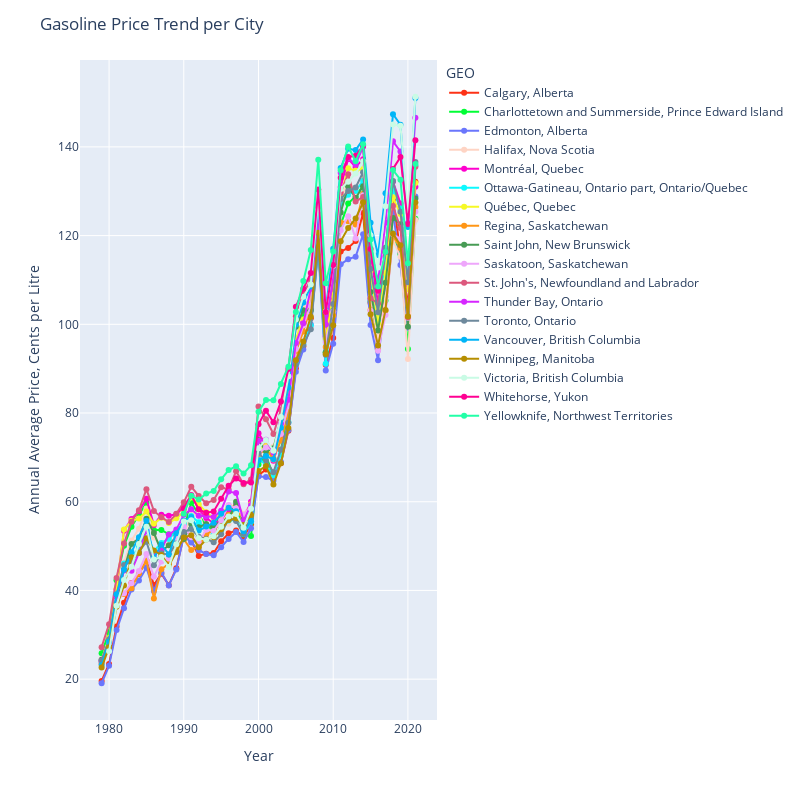

Notebook code for this chart:
### Code cell
from matplotlib.pyplot import figure

figure(figsize=(1, 6), dpi=80)

fig = px.line(price_bycity
                   ,x='Year', y = "Value", 
                   color = "GEO", color_discrete_sequence=px.colors.qualitative.Light24,
              width=800, height=800)

fig.update_traces(mode='markers+lines')
fig.update_layout(
    title="Gasoline Price Trend per City",
    xaxis_title="Year",
    yaxis_title="Annual Average Price, Cents per Litre")
fig.show()

### Figure 1 — Plotly figure (JSON) as saved in the notebook; plotly's stock layout.template omitted (floating-point values rounded to 4 significant figures)
{"data": [{"hovertemplate": "GEO=Calgary, Alberta<br>Year=%{x}<br>Value=%{y}<extra></extra>", "legendgroup": "Calgary, Alberta", "line": {"color": "#FD3216", "dash": "solid"}, "marker": {"symbol": "circle"}, "mode": "markers+lines", "name": "Calgary, Alberta", "orientation": "v", "showlegend": true, "type": "scatter", "x": [1979, 1980, 1981, 1982, 1983, 1984, 1985, 1986, 1987, 1988, 1989, 1990, 1991, 1992, 1993, 1994, 1995, 1996, 1997, 1998, 1999, 2000, 2001, 2002, 2003, 2004, 2005, 2006, 2007, 2008, 2009, 2010, 2011, 2012, 2013, 2014, 2015, 2016, 2017, 2018, 2019, 2020, 2021], "xaxis": "x", "y": [19.61, 23.42, 31.85, 37.24, 41.66, 43.71, 46.71, 41.22, 43.78, 41.19, 44.98, 52.32, 51.24, 47.79, 48.3, 48.45, 51.08, 52.9, 53.54, 52.03, 54.92, 65.96, 67.26, 65.93, 68.66, 76.03, 90.08, 95.03, 101.4, 118.2, 90.86, 96.91, 116.4, 117.2, 118.8, 125.1, 104.8, 96.62, 108.9, 128.1, 116.3, 104.0, 132.1], "yaxis": "y"}, {"hovertemplate": "GEO=Charlottetown and Summerside, Prince Edward Island<br>Year=%{x}<br>Value=%{y}<extra></extra>", "legendgroup": "Charlottetown and Summerside, Prince Edward Island", "line": {"color": "#00FE35", "dash": "solid"}, "marker": {"symbol": "circle"}, "mode": "markers+lines", "name": "Charlottetown and Summerside, Prince Edward Island", "orientation": "v", "showlegend": true, "type": "scatter", "x": [1979, 1980, 1981, 1982, 1983, 1984, 1985, 1986, 1987, 1988, 1989, 1990, 1991, 1992, 1993, 1994, 1995, 1996, 1997, 1998, 1999, 2000, 2001, 2002, 2003, 2004, 2005, 2006, 2007, 2008, 2009, 2010, 2011, 2012, 2013, 2014, 2015, 2016, 2017, 2018, 2019, 2020, 2021], "xaxis": "x", "y": [25.82, 30.64, 42.28, 50.07, 54.38, 57.18, 59.76, 53.62, 53.65, 52.65, 52.71, 53.86, 59.8, 57.14, 54.43, 53.81, 57.43, 57.82, 59.24, 52.6, 52.27, 68.41, 70.33, 65.95, 71.68, 80.09, 95.4, 101.8, 103.4, 120.1, 93.7, 102.7, 122.5, 127.2, 128.9, 131.3, 105.1, 95.99, 105.3, 120.5, 115.8, 94.42, 123.8], "yaxis": "y"}, {"hovertemplate": "GEO=Edmonton, Alberta<br>Year=%{x}<br>Value=%{y}<extra></extra>", "legendgroup": "Edmonton, Alberta", "line": {"color": "#6A76FC", "dash": "solid"}, "marker": {"symbol": "circle"}, "mode": "markers+lines", "name": "Edmonton, Alberta", "orientation": "v", "showlegend": true, "type": "scatter", "x": [1979, 1980, 1981, 1982, 1983, 1984, 1985, 1986, 1987, 1988, 1989, 1990, 1991, 1992, 1993, 1994, 1995, 1996, 1997, 1998, 1999, 2000, 2001, 2002, 2003, 2004, 2005, 2006, 2007, 2008, 2009, 2010, 2011, 2012, 2013, 2014, 2015, 2016, 2017, 2018, 2019, 2020, 2021], "xaxis": "x", "y": [19.08, 23.02, 31.06, 35.97, 40.2, 42.24, 45.13, 39.88, 44.05, 41.13, 44.75, 52.28, 50.83, 49.07, 48.22, 47.91, 49.76, 51.61, 53.19, 50.93, 54, 65.68, 65.57, 64.76, 68.96, 76.19, 89.28, 94.33, 99.94, 116.9, 89.61, 95.64, 113.5, 114.7, 115.2, 120.3, 99.82, 91.91, 106.2, 125.2, 113.4, 99.21, 128.8], "yaxis": "y"}, {"hovertemplate": "GEO=Halifax, Nova Scotia<br>Year=%{x}<br>Value=%{y}<extra></extra>", "legendgroup": "Halifax, Nova Scotia", "line": {"color": "#FED4C4", "dash": "solid"}, "marker": {"symbol": "circle"}, "mode": "markers+lines", "name": "Halifax, Nova Scotia", "orientation": "v", "showlegend": true, "type": "scatter", "x": [1979, 1980, 1981, 1982, 1983, 1984, 1985, 1986, 1987, 1988, 1989, 1990, 1991, 1992, 1993, 1994, 1995, 1996, 1997, 1998, 1999, 2000, 2001, 2002, 2003, 2004, 2005, 2006, 2007, 2008, 2009, 2010, 2011, 2012, 2013, 2014, 2015, 2016, 2017, 2018, 2019, 2020, 2021], "xaxis": "x", "y": [24.52, 28.86, 37.8, 46.38, 51.28, 53.93, 58.49, 51.92, 50.25, 50.32, 50.92, 52.39, 57.08, 57.42, 52.71, 52.76, 54.3, 55.02, 60.06, 57.21, 59.5, 75.25, 72.94, 72.37, 78.06, 86.41, 98.72, 103.8, 106.1, 121.9, 95.81, 106.6, 127.2, 132.7, 129.7, 132.8, 106.0, 96.61, 106.0, 118.9, 115.2, 92.2, 123.5], "yaxis": "y"}, {"hovertemplate": "GEO=Montréal, Quebec<br>Year=%{x}<br>Value=%{y}<extra></extra>", "legendgroup": "Montréal, Quebec", "line": {"color": "#FE00CE", "dash": "solid"}, "marker": {"symbol": "circle"}, "mode": "markers+lines", "name": "Montréal, Quebec", "orientation": "v", "showlegend": true, "type": "scatter", "x": [1979, 1980, 1981, 1982, 1983, 1984, 1985, 1986, 1987, 1988, 1989, 1990, 1991, 1992, 1993, 1994, 1995, 1996, 1997, 1998, 1999, 2000, 2001, 2002, 2003, 2004, 2005, 2006, 2007, 2008, 2009, 2010, 2011, 2012, 2013, 2014, 2015, 2016, 2017, 2018, 2019, 2020, 2021], "xaxis": "x", "y": [23.86, 28.98, 40.2, 53.48, 56.13, 57.88, 60.68, 54.76, 57.08, 56.83, 57.17, 58.87, 61.48, 58.35, 56.36, 55.1, 55.83, 58.26, 59.23, 56.23, 59.97, 75.46, 72.77, 69.23, 74.95, 83.26, 95.89, 100.4, 103.8, 124.8, 97.25, 107.6, 130.9, 137.2, 135.5, 137.2, 115.9, 104.8, 115.3, 132.2, 127.3, 108.3, 131.0], "yaxis": "y"}, {"hovertemplate": "GEO=Ottawa-Gatineau, Ontario part, Ontario/Quebec<br>Year=%{x}<br>Value=%{y}<extra></extra>", "legendgroup": "Ottawa-Gatineau, Ontario part, Ontario/Quebec", "line": {"color": "#0DF9FF", "dash": "solid"}, "marker": {"symbol": "circle"}, "mode": "markers+lines", "name": "Ottawa-Gatineau, Ontario part, Ontario/Quebec", "orientation": "v", "showlegend": true, "type": "scatter", "x": [1979, 1980, 1981, 1982, 1983, 1984, 1985, 1986, 1987, 1988, 1989, 1990, 1991, 1992, 1993, 1994, 1995, 1996, 1997, 1998, 1999, 2000, 2001, 2002, 2003, 2004, 2005, 2006, 2007, 2008, 2009, 2010, 2011, 2012, 2013, 2014, 2015, 2016, 2017, 2018, 2019, 2020, 2021], "xaxis": "x", "y": [23.95, 28.83, 38.71, 46.05, 46.69, 49.93, 53.38, 48.84, 50.72, 51.6, 53.24, 54.94, 56.76, 55.37, 53.96, 52.76, 53.56, 55.77, 55.87, 52.7, 55.56, 69.79, 68.31, 65.96, 70.74, 77.93, 91.13, 95.47, 99.75, 117.5, 91.11, 103.6, 127.2, 129.2, 130.1, 132.4, 110.1, 100.8, 114.9, 130.3, 126.1, 109.6, 135.8], "yaxis": "y"}, {"hovertemplate": "GEO=Québec, Quebec<br>Year=%{x}<br>Value=%{y}<extra></extra>", "legendgroup": "Québec, Quebec", "line": {"color": "#F6F926", "dash": "solid"}, "marker": {"symbol": "circle"}, "mode": "markers+lines", "name": "Québec, Quebec", "orientation": "v", "showlegend": true, "type": "scatter", "x": [1979, 1980, 1981, 1982, 1983, 1984, 1985, 1986, 1987, 1988, 1989, 1990, 1991, 1992, 1993, 1994, 1995, 1996, 1997, 1998, 1999, 2000, 2001, 2002, 2003, 2004, 2005, 2006, 2007, 2008, 2009, 2010, 2011, 2012, 2013, 2014, 2015, 2016, 2017, 2018, 2019, 2020, 2021], "xaxis": "x", "y": [24.09, 29.27, 40.46, 53.73, 55.69, 56.2, 57.82, 55.01, 56.41, 55.23, 56.26, 57.75, 60.95, 59.43, 57.64, 56.33, 57.2, 59.12, 58.82, 55.7, 59.44, 71.89, 72.58, 69.54, 75.42, 83.78, 96.66, 101.1, 104.6, 124.5, 96.72, 106.6, 129, 135.2, 134.7, 135.0, 112.1, 100.2, 111.6, 128.6, 124.8, 107.9, 131.9], "yaxis": "y"}, {"hovertemplate": "GEO=Regina, Saskatchewan<br>Year=%{x}<br>Value=%{y}<extra></extra>", "legendgroup": "Regina, Saskatchewan", "line": {"color": "#FF9616", "dash": "solid"}, "marker": {"symbol": "circle"}, "mode": "markers+lines", "name": "Regina, Saskatchewan", "orientation": "v", "showlegend": true, "type": "scatter", "x": [1979, 1980, 1981, 1982, 1983, 1984, 1985, 1986, 1987, 1988, 1989, 1990, 1991, 1992, 1993, 1994, 1995, 1996, 1997, 1998, 1999, 2000, 2001, 2002, 2003, 2004, 2005, 2006, 2007, 2008, 2009, 2010, 2011, 2012, 2013, 2014, 2015, 2016, 2017, 2018, 2019, 2020, 2021], "xaxis": "x", "y": [23.47, 27.88, 38.04, 39.2, 40.48, 43.85, 46.72, 38.2, 44.78, 46.02, 49.5, 51.56, 49.13, 49.9, 52.6, 53.73, 54.95, 57.05, 58, 56.1, 59.16, 70.68, 71.83, 69.75, 73.8, 80.01, 93.92, 98.39, 103.9, 121.9, 94.91, 102.0, 123.0, 123.3, 122.5, 129.4, 103.2, 94.21, 103.1, 119.9, 117.2, 101.8, 126.4], "yaxis": "y"}, {"hovertemplate": "GEO=Saint John, New Brunswick<br>Year=%{x}<br>Value=%{y}<extra></extra>", "legendgroup": "Saint John, New Brunswick", "line": {"color": "#479B55", "dash": "solid"}, "marker": {"symbol": "circle"}, "mode": "markers+lines", "name": "Saint John, New Brunswick", "orientation": "v", "showlegend": true, "type": "scatter", "x": [1979, 1980, 1981, 1982, 1983, 1984, 1985, 1986, 1987, 1988, 1989, 1990, 1991, 1992, 1993, 1994, 1995, 1996, 1997, 1998, 1999, 2000, 2001, 2002, 2003, 2004, 2005, 2006, 2007, 2008, 2009, 2010, 2011, 2012, 2013, 2014, 2015, 2016, 2017, 2018, 2019, 2020, 2021], "xaxis": "x", "y": [24.38, 27.98, 37.46, 44.75, 50.5, 51.68, 56.15, 52.95, 48.83, 50.17, 52.18, 51.62, 54.97, 54.27, 54.97, 54.22, 55.78, 56, 60.02, 56.57, 59.02, 73.93, 71.33, 72.07, 78.73, 86.62, 99.44, 103.2, 103.1, 120.2, 93.66, 103.1, 125.2, 131.1, 128.5, 131.1, 107.3, 98.6, 109.4, 124.0, 122.6, 99.44, 128.3], "yaxis": "y"}, {"hovertemplate": "GEO=Saskatoon, Saskatchewan<br>Year=%{x}<br>Value=%{y}<extra></extra>", "legendgroup": "Saskatoon, Saskatchewan", "line": {"color": "#EEA6FB", "dash": "solid"}, "marker": {"symbol": "circle"}, "mode": "markers+lines", "name": "Saskatoon, Saskatchewan", "orientation": "v", "showlegend": true, "type": "scatter", "x": [1979, 1980, 1981, 1982, 1983, 1984, 1985, 1986, 1987, 1988, 1989, 1990, 1991, 1992, 1993, 1994, 1995, 1996, 1997, 1998, 1999, 2000, 2001, 2002, 2003, 2004, 2005, 2006, 2007, 2008, 2009, 2010, 2011, 2012, 2013, 2014, 2015, 2016, 2017, 2018, 2019, 2020, 2021], "xaxis": "x", "y": [23.92, 28.23, 37.62, 39.38, 41.65, 44.38, 48.22, 43.09, 46.51, 47.19, 51.95, 54.45, 52, 50.81, 53.68, 53.41, 55.8, 59.24, 58.52, 57.07, 59.07, 70.91, 72.25, 71.59, 75.28, 81.6, 94.41, 99.78, 104.1, 120.8, 95.95, 103.0, 121.2, 124.3, 119.4, 129.1, 103.1, 94.02, 102.1, 120.3, 119.2, 101.5, 125.4], "yaxis": "y"}, {"hovertemplate": "GEO=St. John's, Newfoundland and Labrador<br>Year=%{x}<br>Value=%{y}<extra></extra>", "legendgroup": "St. John's, Newfoundland and Labrador", "line": {"color": "#DC587D", "dash": "solid"}, "marker": {"symbol": "circle"}, "mode": "markers+lines", "name": "St. John's, Newfoundland and Labrador", "orientation": "v", "showlegend": true, "type": "scatter", "x": [1979, 1980, 1981, 1982, 1983, 1984, 1985, 1986, 1987, 1988, 1989, 1990, 1991, 1992, 1993, 1994, 1995, 1996, 1997, 1998, 1999, 2000, 2001, 2002, 2003, 2004, 2005, 2006, 2007, 2008, 2009, 2010, 2011, 2012, 2013, 2014, 2015, 2016, 2017, 2018, 2019, 2020, 2021], "xaxis": "x", "y": [27.22, 32.4, 42.82, 50.58, 55.48, 58.07, 62.84, 57.92, 56.52, 55.42, 57.28, 59.87, 63.39, 61.3, 59.64, 60.38, 63.28, 62.76, 66.9, 63.96, 65.03, 81.46, 78.62, 75.28, 80.7, 89.28, 101.8, 107.0, 110.0, 126.5, 99.98, 109.9, 129.7, 133.8, 127.7, 128.7, 105.8, 104.7, 116.4, 126.7, 121.7, 101.6, 135.5], "yaxis": "y"}, {"hovertemplate": "GEO=Thunder Bay, Ontario<br>Year=%{x}<br>Value=%{y}<extra></extra>", "legendgroup": "Thunder Bay, Ontario", "line": {"color": "#D626FF", "dash": "solid"}, "marker": {"symbol": "circle"}, "mode": "markers+lines", "name": "Thunder Bay, Ontario", "orientation": "v", "showlegend": true, "type": "scatter", "x": [1979, 1980, 1981, 1982, 1983, 1984, 1985, 1986, 1987, 1988, 1989, 1990, 1991, 1992, 1993, 1994, 1995, 1996, 1997, 1998, 1999, 2000, 2001, 2002, 2003, 2004, 2005, 2006, 2007, 2008, 2009, 2010, 2011, 2012, 2013, 2014, 2015, 2016, 2017, 2018, 2019, 2020, 2021], "xaxis": "x", "y": [24.15, 28.64, 38.63, 44.5, 44.43, 48.46, 53.67, 48.11, 49.35, 52.62, 53.72, 57.05, 58.29, 56.86, 56.75, 56.56, 57.99, 62.3, 61.97, 55.72, 59.23, 73.73, 73.95, 71.04, 77.6, 83, 95.81, 100.2, 108, 123.6, 99.95, 110.5, 134.1, 137.5, 136.0, 140.0, 117.1, 109.6, 122.9, 141.2, 138.9, 122.8, 146.5], "yaxis": "y"}, {"hovertemplate": "GEO=Toronto, Ontario<br>Year=%{x}<br>Value=%{y}<extra></extra>", "legendgroup": "Toronto, Ontario", "line": {"color": "#6E899C", "dash": "solid"}, "marker": {"symbol": "circle"}, "mode": "markers+lines", "name": "Toronto, Ontario", "orientation": "v", "showlegend": true, "type": "scatter", "x": [1979, 1980, 1981, 1982, 1983, 1984, 1985, 1986, 1987, 1988, 1989, 1990, 1991, 1992, 1993, 1994, 1995, 1996, 1997, 1998, 1999, 2000, 2001, 2002, 2003, 2004, 2005, 2006, 2007, 2008, 2009, 2010, 2011, 2012, 2013, 2014, 2015, 2016, 2017, 2018, 2019, 2020, 2021], "xaxis": "x", "y": [24.18, 29, 39.1, 45.76, 46.43, 48.64, 50.98, 45.7, 48.38, 48.08, 50.57, 53.16, 53.83, 52.12, 51.62, 50.87, 52.65, 56.24, 55.65, 52.74, 56.63, 70.96, 69.29, 66.64, 71.73, 77.83, 90.99, 95.35, 98.86, 117.5, 93.12, 104.6, 128.3, 130.1, 130.8, 134.3, 112.5, 102.7, 117.3, 132.3, 125.4, 109.5, 136.6], "yaxis": "y"}, {"hovertemplate": "GEO=Vancouver, British Columbia<br>Year=%{x}<br>Value=%{y}<extra></extra>", "legendgroup": "Vancouver, British Columbia", "line": {"color": "#00B5F7", "dash": "solid"}, "marker": {"symbol": "circle"}, "mode": "markers+lines", "name": "Vancouver, British Columbia", "orientation": "v", "showlegend": true, "type": "scatter", "x": [1979, 1980, 1981, 1982, 1983, 1984, 1985, 1986, 1987, 1988, 1989, 1990, 1991, 1992, 1993, 1994, 1995, 1996, 1997, 1998, 1999, 2000, 2001, 2002, 2003, 2004, 2005, 2006, 2007, 2008, 2009, 2010, 2011, 2012, 2013, 2014, 2015, 2016, 2017, 2018, 2019, 2020, 2021], "xaxis": "x", "y": [23.21, 28.42, 39.16, 44.66, 48.64, 51.98, 55.69, 47.32, 50.32, 48.11, 52.91, 55.7, 56.55, 53.49, 54.43, 55.29, 57.27, 58.63, 57.88, 53.35, 55.58, 69.32, 70.29, 69.57, 76.67, 85.76, 99.98, 104.9, 108.5, 127.1, 103.2, 117.0, 135.2, 139.6, 139.3, 141.7, 122.9, 115.6, 129.5, 147.4, 145.0, 121.9, 151.0], "yaxis": "y"}, {"hovertemplate": "GEO=Winnipeg, Manitoba<br>Year=%{x}<br>Value=%{y}<extra></extra>", "legendgroup": "Winnipeg, Manitoba", "line": {"color": "#B68E00", "dash": "solid"}, "marker": {"symbol": "circle"}, "mode": "markers+lines", "name": "Winnipeg, Manitoba", "orientation": "v", "showlegend": true, "type": "scatter", "x": [1979, 1980, 1981, 1982, 1983, 1984, 1985, 1986, 1987, 1988, 1989, 1990, 1991, 1992, 1993, 1994, 1995, 1996, 1997, 1998, 1999, 2000, 2001, 2002, 2003, 2004, 2005, 2006, 2007, 2008, 2009, 2010, 2011, 2012, 2013, 2014, 2015, 2016, 2017, 2018, 2019, 2020, 2021], "xaxis": "x", "y": [22.62, 27.22, 36.32, 41.12, 47.47, 48.47, 51.77, 48.99, 47.99, 45.61, 48.69, 51.96, 52.47, 49.72, 51.5, 52.01, 53.78, 55.87, 56.27, 54.78, 57.02, 66.92, 68.06, 63.87, 68.7, 76.64, 91.88, 96.13, 101.7, 120.7, 93.28, 99.77, 118.7, 121.7, 123.9, 127.5, 102.2, 95.25, 103.2, 120.4, 117.8, 101.8, 127.5], "yaxis": "y"}, {"hovertemplate": "GEO=Victoria, British Columbia<br>Year=%{x}<br>Value=%{y}<extra></extra>", "legendgroup": "Victoria, British Columbia", "line": {"color": "#C9FBE5", "dash": "solid"}, "marker": {"symbol": "circle"}, "mode": "markers+lines", "name": "Victoria, British Columbia", "orientation": "v", "showlegend": true, "type": "scatter", "x": [1980, 1981, 1982, 1983, 1984, 1985, 1986, 1987, 1988, 1989, 1990, 1991, 1992, 1993, 1994, 1995, 1996, 1997, 1998, 1999, 2000, 2001, 2002, 2003, 2004, 2005, 2006, 2007, 2008, 2009, 2010, 2011, 2012, 2013, 2014, 2015, 2016, 2017, 2018, 2019, 2020, 2021], "xaxis": "x", "y": [26.32, 36.54, 42.37, 45.37, 50.48, 54.38, 46.97, 47.52, 45.28, 50.39, 55.54, 55.84, 51.79, 51.45, 52.24, 54.37, 56.67, 57.25, 54.11, 58.4, 72.07, 73.94, 71.49, 79.09, 88.28, 101.1, 106.2, 109.0, 128.4, 102.9, 113.2, 130.5, 132.1, 134.0, 136.8, 120.1, 112.8, 126.6, 145.1, 144.8, 125.6, 151.3], "yaxis": "y"}, {"hovertemplate": "GEO=Whitehorse, Yukon<br>Year=%{x}<br>Value=%{y}<extra></extra>", "legendgroup": "Whitehorse, Yukon", "line": {"color": "#FF0092", "dash": "solid"}, "marker": {"symbol": "circle"}, "mode": "markers+lines", "name": "Whitehorse, Yukon", "orientation": "v", "showlegend": true, "type": "scatter", "x": [1990, 1991, 1992, 1993, 1994, 1995, 1996, 1997, 1998, 1999, 2000, 2001, 2002, 2003, 2004, 2005, 2006, 2007, 2008, 2009, 2010, 2011, 2012, 2013, 2014, 2015, 2016, 2017, 2018, 2019, 2020, 2021], "xaxis": "x", "y": [58.42, 61.48, 58.29, 57.5, 57.81, 60.66, 63.6, 65.26, 64.23, 64.33, 77.48, 80.54, 77.9, 82.58, 89.93, 103.9, 108.0, 111.6, 130.4, 102.8, 113.4, 133.0, 137.7, 138.0, 140.3, 117.0, 107.5, 116.2, 135.0, 137.7, 122.6, 141.5], "yaxis": "y"}, {"hovertemplate": "GEO=Yellowknife, Northwest Territories<br>Year=%{x}<br>Value=%{y}<extra></extra>", "legendgroup": "Yellowknife, Northwest Territories", "line": {"color": "#22FFA7", "dash": "solid"}, "marker": {"symbol": "circle"}, "mode": "markers+lines", "name": "Yellowknife, Northwest Territories", "orientation": "v", "showlegend": true, "type": "scatter", "x": [1990, 1991, 1992, 1993, 1994, 1995, 1996, 1997, 1998, 1999, 2000, 2001, 2002, 2003, 2004, 2005, 2006, 2007, 2008, 2009, 2010, 2011, 2012, 2013, 2014, 2015, 2016, 2017, 2018, 2019, 2020, 2021], "xaxis": "x", "y": [57.3, 61.37, 60.49, 61.83, 62.41, 65.06, 67.15, 68, 66.34, 68.24, 80.27, 82.91, 82.9, 86.57, 90.45, 102.8, 109.8, 116.8, 137.1, 109.2, 116.4, 134.7, 140.1, 136.8, 140.6, 119.1, 108.5, 116.3, 134.8, 132.6, 113.8, 136.1], "yaxis": "y"}], "layout": {"height": 800, "legend": {"title": {"text": "GEO"}, "tracegroupgap": 0}, "margin": {"t": 60}, "title": {"text": "Gasoline Price Trend per City"}, "width": 800, "xaxis": {"anchor": "y", "autorange": true, "domain": [0, 1], "range": [1976.0, 2024.0], "title": {"text": "Year"}, "type": "linear"}, "yaxis": {"anchor": "x", "autorange": true, "domain": [0, 1], "range": [10.8, 159.6], "title": {"text": "Annual Average Price, Cents per Litre"}, "type": "linear"}}}
